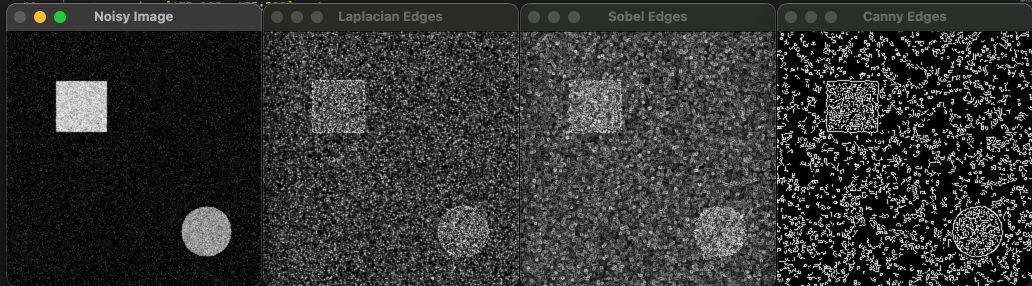
#> input picture Jeremy Pretty Seven two.png, 2064 x 572 px (shown at 1/2 size)
$ python -i 'Jeremy Pretty Canny Soble and Laplacian Edge Detection.py'   (imports and definitions only)   (older library calls are emulated)
#> lines starting #> are read from the running program, lines starting #| are printed output that depends on the picture
#> further down, picture is the input picture: shape (572, 2064, 3); mean B, G, R 50.6, 50.9, 50.7
# Jeremy Pretty
# Discussion Board 7
import cv2
import numpy as np

def generate_image():
    image = np.zeros((256, 256), dtype=np.uint8)

    # Draw a filled-in square
    cv2.rectangle(image, (50, 50), (100, 100), 200, -1)

    # Draw a filled-in circle
    cv2.circle(image, (200, 200), 25, 150, -1)

    return image

def add_noise(image, mean=0, std_dev=30):
    noise = np.random.normal(mean, std_dev, image.shape)
    noisy_image = np.clip(image + noise, 0, 255).astype(np.uint8)
    return noisy_image

def apply_edge_detection(image):
    # Canny
    canny = cv2.Canny(image, 100, 200)
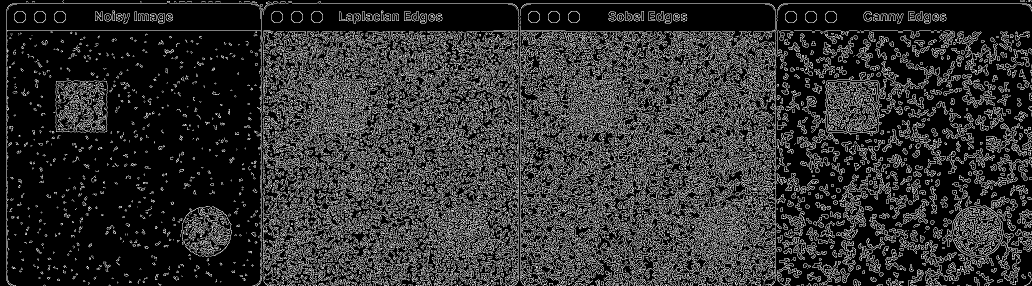
#> canny: shape (572, 2064) (shown at 1/2 size); 19.1% white in thin lines or dots

    # Sobel
    sobel_x = cv2.Sobel(image, cv2.CV_64F, 1, 0, ksize=3)
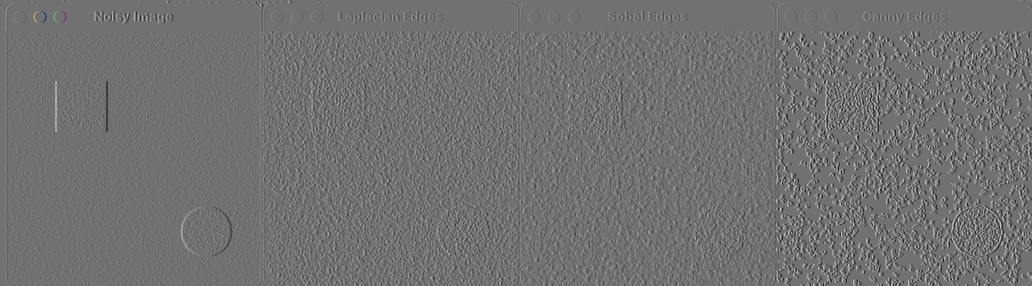
#> sobel_x: shape (572, 2064, 3) float64 (shown at 1/2 size); mean B, G, R 0.1, 0.1, 0.1; drawn with min black and max white
    sobel_y = cv2.Sobel(image, cv2.CV_64F, 0, 1, ksize=3)
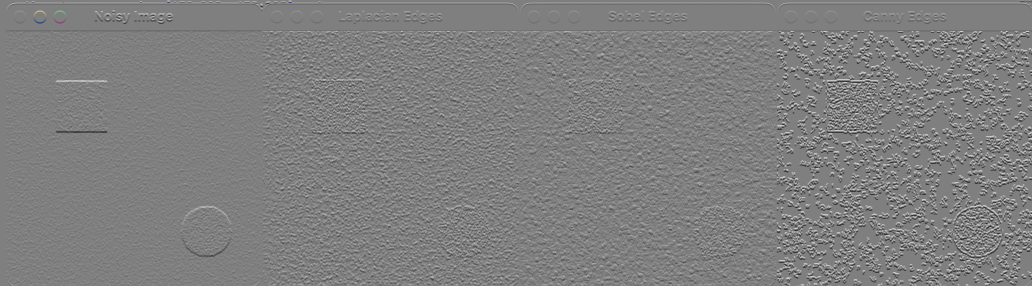
#> sobel_y: shape (572, 2064, 3) float64 (shown at 1/2 size); mean B, G, R 0.2, 0.2, 0.2; drawn with min black and max white
    sobel = np.hypot(sobel_x, sobel_y).astype(np.uint8)
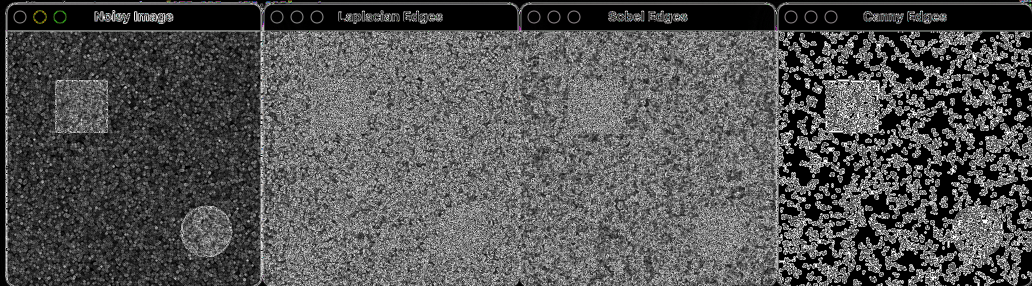
#> sobel: shape (572, 2064, 3) (shown at 1/2 size); mean B, G, R 83.6, 83.6, 83.6

    # Laplacian
    laplacian = cv2.Laplacian(image, cv2.CV_64F)
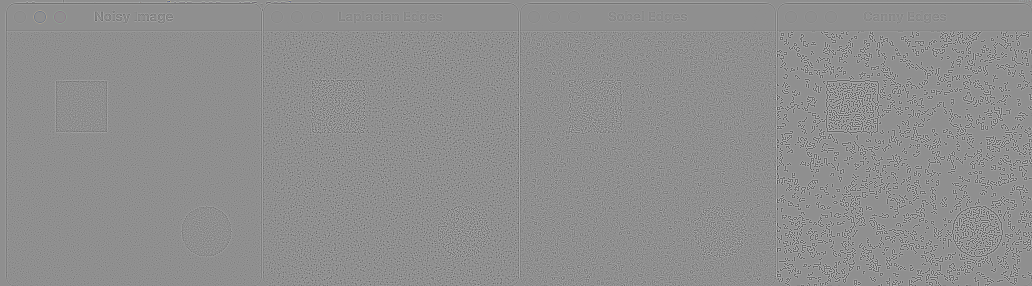
#> laplacian: shape (572, 2064, 3) float64 (shown at 1/2 size); mean B, G, R 0, 0, 0; drawn with min black and max white
    laplacian = np.abs(laplacian).astype(np.uint8)
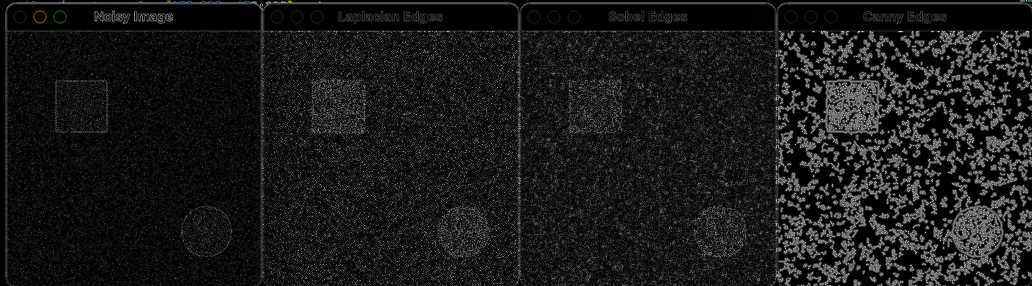
#> laplacian: shape (572, 2064, 3) (shown at 1/2 size); mean B, G, R 26.1, 26.2, 26.1

    return canny, sobel, laplacian

def evaluate_edge_detection(image, edge_image):
    true_edges = np.zeros_like(image, dtype=bool)
    true_edges[48:102, 48:102] = 1
    true_edges[175:225, 175:225] = 1

    detected_edges = edge_image > 0

    tp = np.sum(np.logical_and(true_edges, detected_edges))
    fp = np.sum(np.logical_and(np.logical_not(true_edges), detected_edges))
    fn = np.sum(np.logical_and(true_edges, np.logical_not(detected_edges)))

    precision = tp / (tp + fp)
    recall = tp / (tp + fn)
    f1_score = 2 * (precision * recall) / (precision + recall)

    return precision, recall, f1_score

def display_images(images, titles):
    for i, (image, title) in enumerate(zip(images, titles)):
        cv2.imshow(title, image)
    cv2.waitKey(0)
    cv2.destroyAllWindows()

# [16 lines not run here, left out]

>>> import cv2
>>> picture = cv2.imread('Jeremy Pretty Seven two.png')
>>> result = apply_edge_detection(picture)

$ run again, on Jeremy Pretty Seven.png
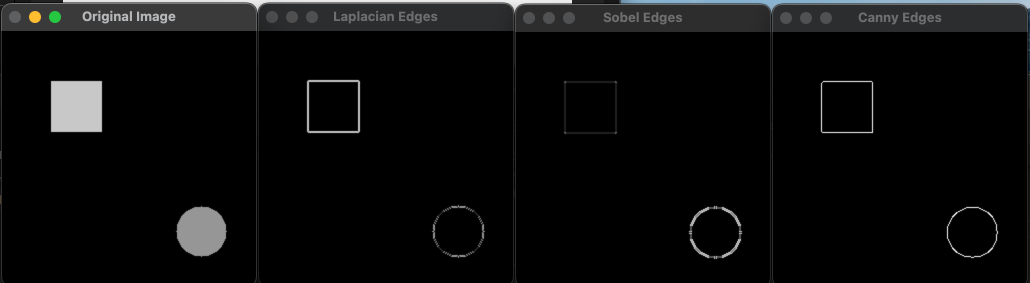
#> input picture Jeremy Pretty Seven.png, 2060 x 566 px (shown at 1/2 size)
#> picture is the input picture: shape (566, 2060, 3); mean B, G, R 12.1, 11.9, 11.6
#> in apply_edge_detection, `canny = cv2.Canny(image, 100, 200)`:
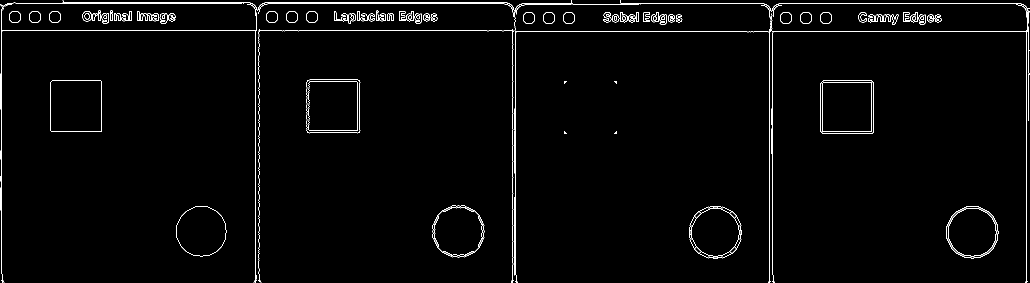
#> canny: shape (566, 2060) (shown at 1/2 size); 1.7% white in thin lines or dots
#> in apply_edge_detection, `laplacian = np.abs(laplacian).astype(np.uint8)`:
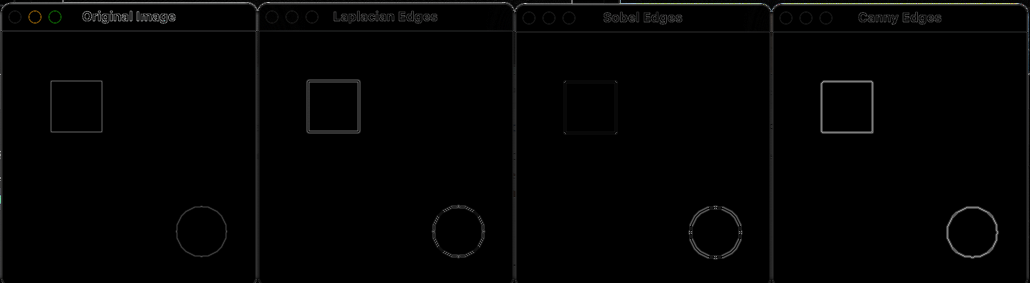
#> laplacian: shape (566, 2060, 3) (shown at 1/2 size); mean B, G, R 2.9, 3, 3
